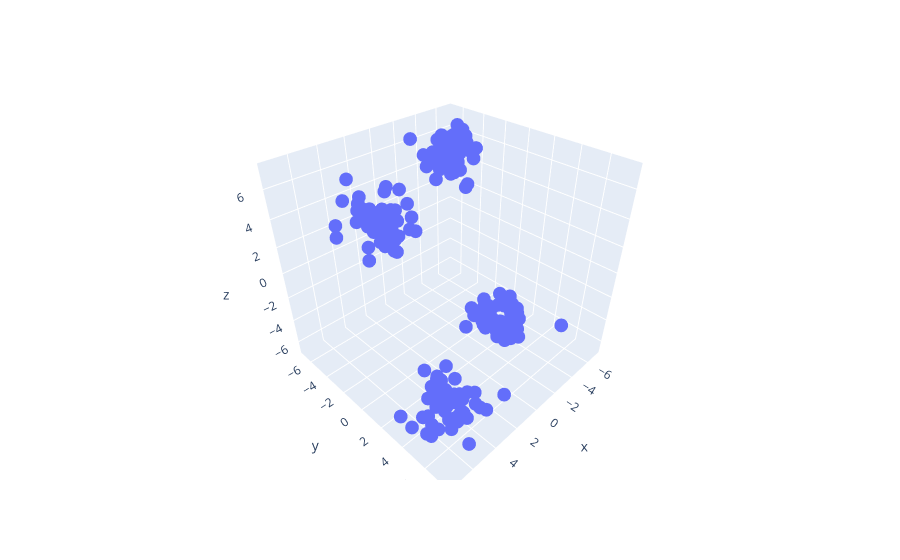

The notebook cell this image was saved under:
### Code cell
import plotly.express as px
fig = px.scatter_3d(x=X[:,0], y=X[:,1], z=X[:,2])
fig.show()

### Figure 1 — Plotly figure (JSON) as saved in the notebook; plotly's stock layout.template omitted (floating-point values rounded to 4 significant figures; data arrays with more than 128 entries replaced by an {"elided": "..."} marker saying what was removed)
{"data": [{"hovertemplate": "x=%{x}<br>y=%{y}<br>z=%{z}<extra></extra>", "legendgroup": "", "marker": {"color": "#636efa", "symbol": "circle"}, "mode": "markers", "name": "", "scene": "scene", "showlegend": false, "x": {"elided": "200 float values"}, "y": {"elided": "200 float values"}, "z": {"elided": "200 float values"}, "type": "scatter3d"}], "layout": {"scene": {"domain": {"x": [0.0, 1.0], "y": [0.0, 1.0]}, "xaxis": {"title": {"text": "x"}}, "yaxis": {"title": {"text": "y"}}, "zaxis": {"title": {"text": "z"}}}, "legend": {"tracegroupgap": 0}, "margin": {"t": 60}}}
